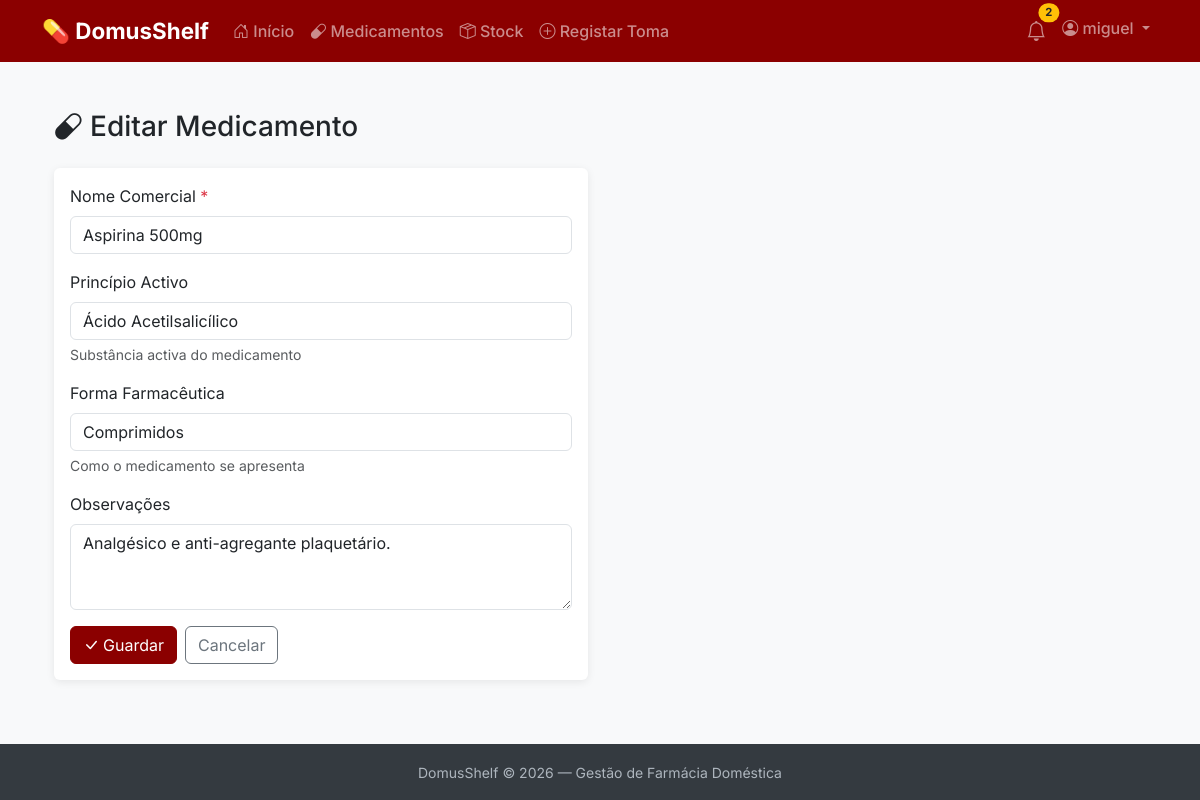
The page /medicamentos/5/editar/ (signed in) on the database its author committed.
### pharmacy/models.py (models this page shows, shortened)
class Medicamento(models.Model):
    utilizador = models.ForeignKey(
        User,
        on_delete=models.CASCADE,
        related_name='medicamentos',
        verbose_name='Utilizador'
    )
    nome_comercial = models.CharField(
        max_length=200,
        verbose_name='Nome Comercial'
    )
    principio_activo = models.CharField(
        max_length=200,
        blank=True,
        verbose_name='Princípio Activo'
    )
    forma_farmaceutica = models.CharField(
        max_length=100,
        blank=True,
        verbose_name='Forma Farmacêutica'
    )
    observacoes = models.TextField(
        blank=True,
        verbose_name='Observações'
    )
    criado_em = models.DateTimeField(
        auto_now_add=True,
        verbose_name='Criado em'
    )
    class Meta:
        verbose_name = 'Medicamento'
        verbose_name_plural = 'Medicamentos'
        ordering = ['nome_comercial']

### pharmacy/views.py (the view)
# urls.py: path('<int:pk>/editar/', views.medicamento_editar, name='medicamento_editar'),
@login_required
def medicamento_editar(request, pk):
    medicamento = get_object_or_404(
        Medicamento,
        pk=pk,
        utilizador=request.user
    )
    if request.method == 'POST':
        form = MedicamentoForm(request.POST, instance=medicamento)
        if form.is_valid():
            form.save()  # Não precisamos de commit=False porque o utilizador já está definido
            return redirect('pharmacy:medicamento_lista')
    else:
        form = MedicamentoForm(instance=medicamento)
    context = {
        'form': form,
        'titulo': 'Editar Medicamento',
        'medicamento': medicamento,  # Útil para mostrar info extra no template
    }
    return render(request, 'pharmacy/medicamento_form.html', context)

### pharmacy/context_processors.py (called while the page is built)
def alertas_count(request):
    if not request.user.is_authenticated:
        return {'alertas_count': 0}
    hoje = date.today()
    try:
        prefs = Preferencias.objects.get(utilizador=request.user)
        dias_alerta = prefs.dias_alerta_antes
    except Preferencias.DoesNotExist:
        dias_alerta = 30  # Valor por defeito
    data_limite = hoje + timedelta(days=dias_alerta)
    count = Embalagem.objects.filter(
        medicamento__utilizador=request.user,
        quantidade_actual__gt=0,
        data_validade__lte=data_limite
    ).count()
    return {'alertas_count': count}

### pharmacy/templates/pharmacy/medicamento_form.html (shortened to what this page needs)
{% extends 'base.html' %}
{% block content %}
<div class="container py-4">
    <div class="mb-4">
        <h1 class="h3">
            <i class="bi bi-capsule me-2"></i>{{ titulo }}
        </h1>
    </div>
    <div class="row">
        <div class="col-lg-6">
            <div class="card">
                <div class="card-body">
                    <form method="post">
                        <div class="mb-3">
                            <label for="{{ form.nome_comercial.id_for_label }}" class="form-label">
                                {{ form.nome_comercial.label }}
                                <span class="text-danger">*</span>
                            </label>
                            {{ form.nome_comercial }}
                        </div>
                        <div class="mb-3">
                            <label for="{{ form.principio_activo.id_for_label }}" class="form-label">
                                {{ form.principio_activo.label }}
                            </label>
                            {{ form.principio_activo }}
                            {% if form.principio_activo.help_text %}
                                <div class="form-text">{{ form.principio_activo.help_text }}</div>
                            {% endif %}
                        </div>
                        <div class="mb-3">
                            <label for="{{ form.forma_farmaceutica.id_for_label }}" class="form-label">
                                {{ form.forma_farmaceutica.label }}
                            </label>
                            {{ form.forma_farmaceutica }}
                            {% if form.forma_farmaceutica.help_text %}
                                <div class="form-text">{{ form.forma_farmaceutica.help_text }}</div>
                            {% endif %}
                        </div>
                        <div class="mb-3">
                            <label for="{{ form.observacoes.id_for_label }}" class="form-label">
                                {{ form.observacoes.label }}
                            </label>
                            {{ form.observacoes }}
                        </div>
                        <div class="d-flex gap-2">
                            <button type="submit" class="btn btn-primary">
                                <i class="bi bi-check-lg me-1"></i>Guardar
                            </button>
                            <a href="{% url 'pharmacy:medicamento_lista' %}" class="btn btn-outline-secondary">
                                Cancelar
                            </a>
                        </div>
                    </form>
                </div>
            </div>
        </div>
    </div>
</div>
{% endblock %}

### templates/base.html (shortened to what this page needs)
<!DOCTYPE html>
<html lang="pt">
<head>
    <link href="https://cdn.jsdelivr.net/npm/bootstrap@5.3.2/dist/css/bootstrap.min.css" rel="stylesheet">
    <link href="https://cdn.jsdelivr.net/npm/bootstrap-icons@1.11.1/font/bootstrap-icons.css" rel="stylesheet">
    <link rel="stylesheet" href="https://cdn.jsdelivr.net/npm/flatpickr/dist/flatpickr.min.css">
</head>
<body>
    <nav class="navbar navbar-expand-lg navbar-dark">
        <div class="container">
            <a class="navbar-brand" href="/">
                💊 DomusShelf
            </a>
            <div class="collapse navbar-collapse" id="navbarNav">
                {% if user.is_authenticated %}
                <ul class="navbar-nav me-auto">
                    <li class="nav-item">
                        <a class="nav-link" href="/">
                            <i class="bi bi-house-door"></i> Início
                        </a>
                    </li>
                    <li class="nav-item">
                        <a class="nav-link" href="{% url 'pharmacy:medicamento_lista' %}">
                            <i class="bi bi-capsule"></i> Medicamentos
                        </a>
                    </li>
                    <li class="nav-item">
                        <a class="nav-link" href="{% url 'pharmacy:embalagem_lista' %}">
                            <i class="bi bi-box-seam"></i> Stock
                        </a>
                    </li>
                    <li class="nav-item">
                        <a class="nav-link" href="{% url 'pharmacy:consumo_criar' %}">
                            <i class="bi bi-plus-circle"></i> Registar Toma
                        </a>
                    </li>
                </ul>
                <ul class="navbar-nav">
                    <li class="nav-item">
                        <a class="nav-link position-relative" href="{% url 'pharmacy:alertas_lista' %}">
                            <i class="bi bi-bell fs-5"></i>
                            {% if alertas_count and alertas_count > 0 %}
                            <span class="badge rounded-pill bg-warning text-dark alert-badge">
                                {{ alertas_count }}
                            </span>
                            {% endif %}
                        </a>
                    </li>
                    <li class="nav-item dropdown">
                        <a class="nav-link dropdown-toggle" href="#" role="button" data-bs-toggle="dropdown">
                            <i class="bi bi-person-circle"></i> {{ user.username }}
                        </a>
                    </li>
                </ul>
                {% endif %}
            </div>
        </div>
    </nav>
    <main>
        <div class="container">
            {% block content %}{% endblock %}
        </div>
    </main>
    <footer>
        <div class="container text-center">
            <small>DomusShelf &copy; 2026 — Gestão de Farmácia Doméstica</small>
        </div>
    </footer>
</body>
</html>

### templates/base.html (style rules this page uses)
body { font-family: 'Inter', sans-serif; background-color: #f8f9fa; min-height: 100vh; display: flex; flex-direction: column; }
.navbar { background-color: #8B0000 !important; }
.navbar-brand { font-weight: 700; font-size: 1.4rem; }
.nav-link { font-weight: 500; }
.alert-badge { position: absolute; top: 0; right: 0; transform: translate(25%, -25%); font-size: 0.7rem; }
main { flex: 1; padding: 1.5rem 0; }
.btn-primary { background-color: #8B0000; border-color: #8B0000; }
.card { border: none; box-shadow: 0 2px 8px rgba(0,0,0,0.08); }
footer { background-color: #343a40; color: #adb5bd; padding: 1rem 0; margin-top: auto; }

### rows shown on the page
Medicamento: nome_comercial "Aspirina 500mg", principio_activo "Ácido Acetilsalicílico", forma_farmaceutica "Comprimidos", observacoes "Analgésico e anti-agregante plaquetário."

### other values the page prints
{{ alertas_count }} "2"
{{ user.username }} "miguel"
{{ titulo }} "Editar Medicamento"
